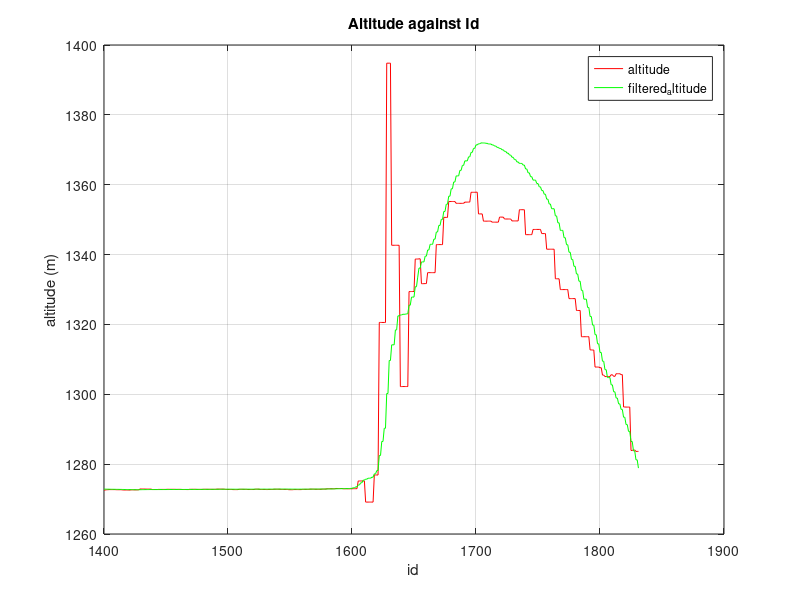

Recreate this plot in MATLAB.
clear;

% loading data and giving variables
X = load("tanafull.csv");
int = 1;
c = 1400;
id = X(c:int:1831, 12); % also accounts for time in  millis
altitude = X(c:int:1831, 1);
filtered_altitude = X(c:int:1831,3);
% plotting data from the flight
figure;
plot(id, altitude, '-r', id, filtered_altitude, '-g')
xlabel('id')
ylabel('altitude (m)')
title('Altitude against Id')
legend('altitude', 'filtered_altitude')
grid('on')